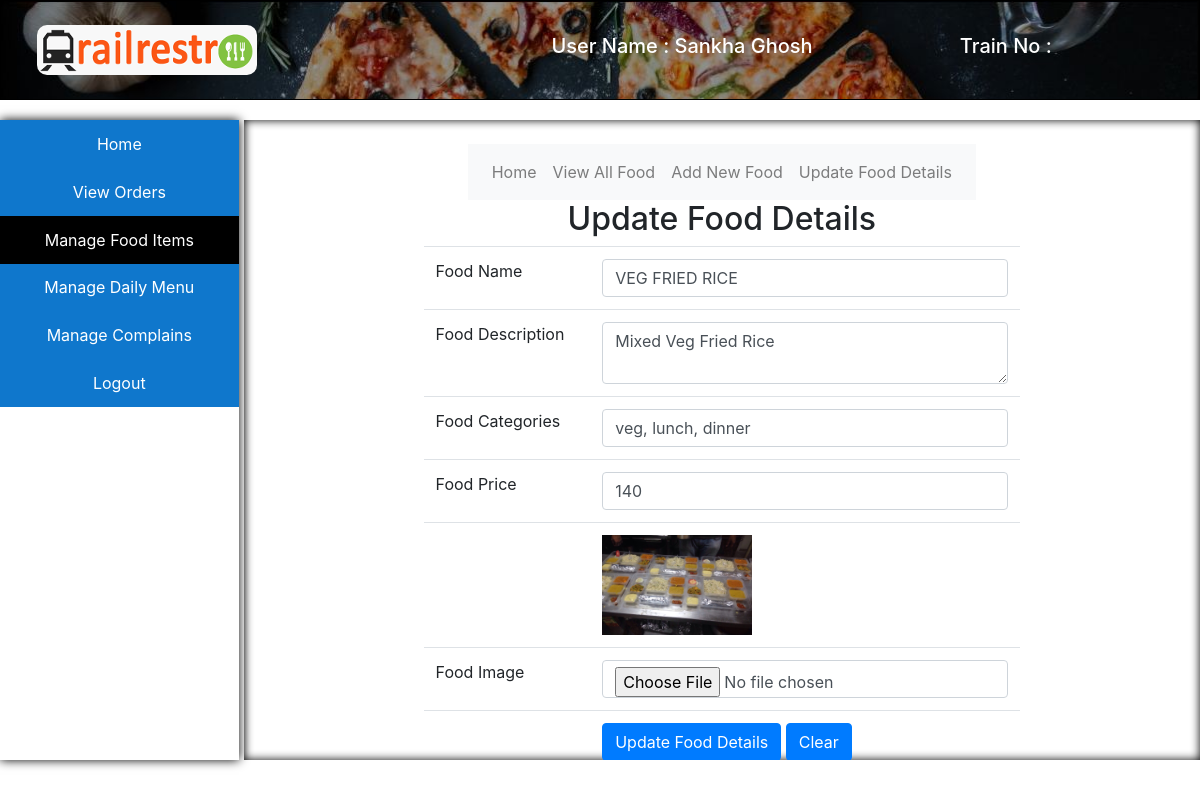
/admin/update-food.php?update=1 (signed in), run on the app's committed database.
### tables this page shows
CREATE TABLE `food` (
  `food_id` int(11) NOT NULL,
  `train_no` varchar(10) NOT NULL,
  `food_name` varchar(100) NOT NULL,
  `food_desc` text,
  `food_category` varchar(100) NOT NULL,
  `food_price` float NOT NULL,
  `food_image` varchar(100) NOT NULL DEFAULT 'default.jpg'
);

### admin/update-food.php (the view, shortened to what this page needs)
<?php
include_once "./includes/dbconnection.php";
$sql = "SELECT * FROM food WHERE food_id='{$_GET['update']}'";
$result = $conn->query($sql);
$food = $result->fetch_assoc();
?>
    <!DOCTYPE html>
    <html lang="en">
    <head>
        <link rel="stylesheet" href="./css/admin_home.css">
        <link rel="stylesheet" href="./css/common.css">
        <?php include_once "./includes/bootstrap.php"; ?>
    </head>
    <body>
        <div class="main">
            <?php include_once "./includes/topbar.php"; ?>
            <div class="main-content">
                <?php include_once "./includes/sidebar.php"; ?>
                <div class="content">
                <div>
                <?php include "./includes/manage-food-topbar.php"; ?>
                <form action="" method="post" enctype="multipart/form-data">
                        <center>
                            <h2>Update Food Details</h2>
                        </center>
                        <table class="table">
                            <tr>
                                <td>
                                    <label for="f-name">Food Name</label>
                                </td>
                                <td>
                                    <input type="text" name="f_name" id="f-name" class="form-control" value="<?php echo $food['food_name']; ?>">
                                </td>
                            </tr>
                            <tr>
                                <td>
                                    <label for="f-desc">Food Description</label>
                                </td>
                                <td>
                                    <textarea type="text" name="f_desc" id="f-desc" class="form-control"><?php echo $food['food_desc']; ?></textarea>
                                </td>
                            </tr>
                            <tr>
                                <td>
                                    <label for="f-cat">Food Categories</label>
                                </td>
                                <td>
                                    <input type="text" name="f_cat" id="f-cat" class="form-control" value="<?php echo $food['food_category']; ?>">
                                </td>
                            </tr>
                            <tr>
                                <td>
                                    <label for="f-price">Food Price</label>
                                </td>
                                <td>
                                    <input type="text" name="f_price" id="f-price" class="form-control" value="<?php echo $food['food_price']; ?>">
                                </td>
                            </tr>
                            <tr>
                                <td></td>
                                <td><img src="<?php echo $food['food_image']; ?>" alt="" width=150 height=100></td>
                            </tr>
                            <tr>
                                <td>
                                    <label for="f-image">Food Image</label>
                                </td>
                                <td>
                                    <input type="file" name="f_image" id="f-image" class="form-control">
                                </td>
                            </tr>
                            <tr>
                                <td>
                                </td>
                                <td>
                                    <input type="submit" name="update_food" id="update_food" class="btn btn-primary" value="Update Food Details">
                                    <input type="reset" name="reset_form" id="reset-form" class="btn btn-primary" value="Clear">
                                </td>
                            </tr>
                        </table>
                    </form>
                </div>
                </div>
            </div>
        </div>
    </body>
    </html>

### admin/css/common.css (style rules this page uses)
.content { margin-top: 20px; margin-left: 5px; box-shadow: inset 0px 0px 10px 0px #000000; height:80vh; overflow: auto; }
.main-content { display: flex; flex-direction: row; }

### admin/update-food.php (style rules this page uses)
.content { padding-left: 15%; padding-right: 15%; padding-top: 2%; width: 80%; }

### data on the page
food: f_name "VEG FRIED RICE", f_desc "Mixed Veg Fried Rice", f_cat "veg, lunch, dinner", f_price "140", food_image (placeholder picture)

### other printed values
$_SESSION['uname'] "Sankha Ghosh"
